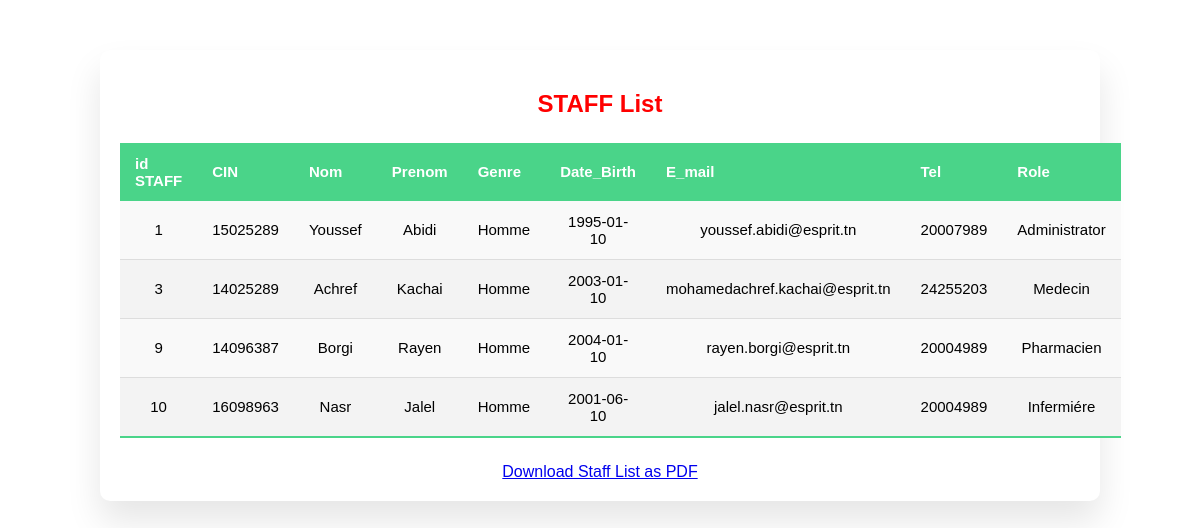
Screenshot of /View/User/ListeStaff.php with the database file from the repository.
### tables this page shows
CREATE TABLE `staff` (
  `Id_staff` int(11) NOT NULL,
  `cin` int(11) NOT NULL,
  `Nom` varchar(20) NOT NULL,
  `Prenom` varchar(20) NOT NULL,
  `Genre` enum('Homme','Femme','','') NOT NULL,
  `Date_Birth` date NOT NULL,
  `E_mail` varchar(255) NOT NULL,
  `tel` int(11) NOT NULL,
  `Password_s` varchar(20) NOT NULL,
  `Role` enum('Administrator','Medecin','Infermiére','Assistant','Pharmacien') NOT NULL
);

### Controller/User/StaffC.php (called while the page is built, shortened)
<?php
$db = config::getConnexion();
class StaffC
{
    public function liststaff()
    {
        $sql = "SELECT * FROM staff";
        global $db;
        try {
            $liste = $db->query($sql);
            return $liste;
        } catch (Exception $e) {
            die('Error:' . $e->getMessage());
        }
    }
}
?>

### View/User/ListeStaff.php (the view, shortened to what this page needs)
<?php
include "../../Controller/User/StaffC.php";
$staff = new StaffC();
$tab = $staff->liststaff();
?>
<!DOCTYPE html>
<html lang="en">
<head>
    <link rel="stylesheet" href="../../tools/User/list_.css">
</head>
<body>
    <section class="attendance">
        <div class="attendance-list">
            <h1 style="color: red;">STAFF List</h1>
            <table class="table">
                <thead>
                    <tr>
                        <th>id STAFF</th>
                        <th>CIN</th>
                        <th>Nom</th>
                        <th>Prenom</th>
                        <th>Genre</th>
                        <th>Date_Birth</th>
                        <th>E_mail</th>
                        <th>Tel</th>
                        <th>Role</th>
                    </tr>
                </thead>
                <tbody>
                    <?php foreach ($tab as $stafff) : ?>
                        <tr>
                            <td><?= $stafff['Id_staff'] ?></td>
                            <td><?= $stafff['cin'] ?></td>
                            <td><?= $stafff['Nom'] ?></td>
                            <td><?= $stafff['Prenom'] ?></td>
                            <td><?= $stafff['Genre'] ?></td>
                            <td><?= $stafff['Date_Birth'] ?></td>
                            <td><?= $stafff['E_mail'] ?></td>
                            <td><?= $stafff['tel'] ?></td>
                            <td><?= $stafff['Role'] ?></td>
                        </tr>
                    <?php endforeach; ?>
                </tbody>
            </table>
            <div class="download-link">
                <a href="generate_pdf_staff.php">Download Staff List as PDF</a>
            </div>
        </div>
    </section>
</body>
</html>

### tools/User/list_.css (style rules this page uses)
body { font-family: Arial, sans-serif; margin: 0; padding: 0; }
.attendance { margin-top: 50px; text-align: center; }
.attendance-list { width: 80%; margin: 20px auto; padding: 20px; border-radius: 10px; box-shadow: 0 20px 35px rgba(0, 0, 0, 0.1); background-color: #fff; }
.table { width: 100%; border-collapse: collapse; margin: 25px 0; font-size: 15px; }
table thead tr { color: #fff; background: #4AD489; text-align: left; font-weight: bold; }
.table th, .table td { padding: 12px 15px; }
.table tbody tr { border-bottom: 1px solid #ddd; background: #f3f3f3; }
.table tbody tr:nth-of-type(odd) { background: #f9f9f9; }
.table tbody tr:last-of-type { border-bottom: 2px solid #4AD489; }
.download-link { display: block; margin-top: 20px; text-align: center; }

### rows the page displays
staff: Id_staff "1", cin "15025289", Nom "Youssef", Prenom "Abidi", Genre "Homme", Date_Birth "1995-01-10", E_mail "youssef.abidi@esprit.tn", tel "20007989", Role "Administrator"
staff: Id_staff "3", cin "14025289", Nom "Achref", Prenom "Kachai", Genre "Homme", Date_Birth "2003-01-10", E_mail "mohamedachref.kachai@esprit.tn", tel "24255203", Role "Medecin"
staff: Id_staff "9", cin "14096387", Nom "Borgi", Prenom "Rayen", Genre "Homme", Date_Birth "2004-01-10", E_mail "rayen.borgi@esprit.tn", tel "20004989", Role "Pharmacien"
staff: Id_staff "10", cin "16098963", Nom "Nasr", Prenom "Jalel", Genre "Homme", Date_Birth "2001-06-10", E_mail "jalel.nasr@esprit.tn", tel "20004989", Role "Infermiére"
